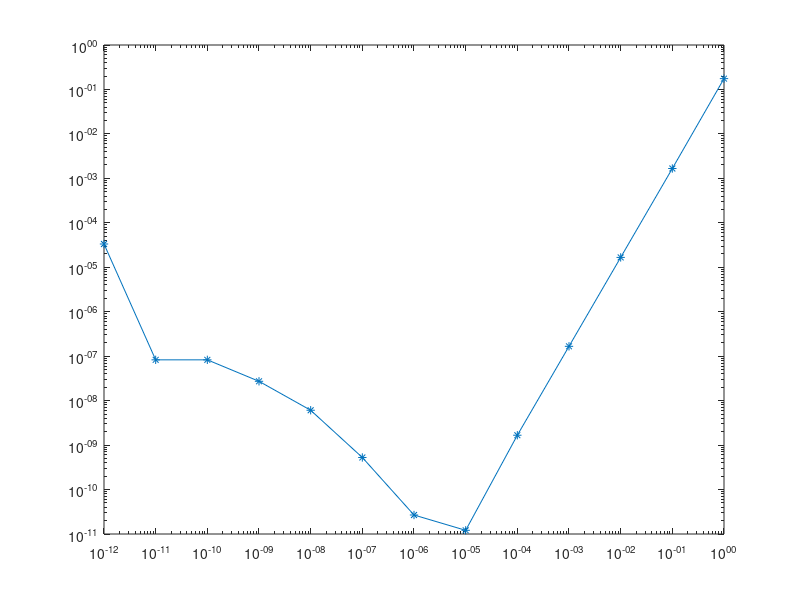

Here is the MATLAB script that generated this plot: (Note: this script raises an error after producing the figure.)
% ASSIGNMENT 7: EXERCISE 2

clc; clear all; close all;

f =@(x) exp(x);

dfa =@(a) exp(a); % analytical derivative d(e^x)/dx = e^x
dfi =@(a,h) (f(a+h)-f(a-h)) ./ (2*h); % numerical approximation

hset = 10.^(0:-1:-12);
a = 0;

da = dfa(a);
di = dfi(a,hset);
err = abs(di-da);

figure(1);
loglog(hset,err,'-*'); hold on;
loglog(hset(3:5),hset(3:5).^2,'K--'); hold off;
set(legend('error','$\mathcal{O}(h^2)$','Location','SouthEast'), 'Interpreter','latex');
xlabel('$h$','Interpreter','latex');
ylabel('error','Interpreter','latex');
title('error behaviour of central difference scheme');